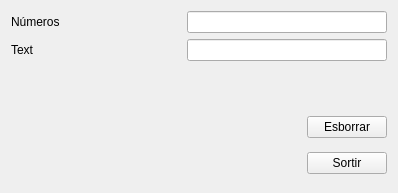
<?xml version="1.0" encoding="UTF-8"?>
<!--(c) FIBerHub, https://fiberhub.tk-->
<ui version="4.0">
 <class>Exercici3</class>
 <widget class="QWidget" name="Exercici3">
  <property name="windowModality">
   <enum>Qt::NonModal</enum>
  </property>
  <property name="geometry">
   <rect>
    <x>0</x>
    <y>0</y>
    <width>398</width>
    <height>193</height>
   </rect>
  </property>
  <property name="windowTitle">
   <string>Número i text</string>
  </property>
  <property name="inputMethodHints">
   <set>Qt::ImhNone</set>
  </property>
  <layout class="QVBoxLayout" name="verticalLayout">
   <item>
    <layout class="QHBoxLayout" name="horizontalLayout_3">
     <item>
      <widget class="QLabel" name="label_3">
       <property name="text">
        <string>Números</string>
       </property>
      </widget>
     </item>
     <item>
      <spacer name="horizontalSpacer_4">
       <property name="orientation">
        <enum>Qt::Horizontal</enum>
       </property>
       <property name="sizeHint" stdset="0">
        <size>
         <width>40</width>
         <height>20</height>
        </size>
       </property>
      </spacer>
     </item>
     <item>
      <widget class="QLineEdit" name="lineEdit">
       <property name="minimumSize">
        <size>
         <width>200</width>
         <height>0</height>
        </size>
       </property>
       <property name="palette">
        <palette>
         <active>
          <colorrole role="Text">
           <brush brushstyle="SolidPattern">
            <color alpha="255">
             <red>255</red>
             <green>0</green>
             <blue>0</blue>
            </color>
           </brush>
          </colorrole>
         </active>
         <inactive>
          <colorrole role="Text">
           <brush brushstyle="SolidPattern">
            <color alpha="255">
             <red>255</red>
             <green>0</green>
             <blue>0</blue>
            </color>
           </brush>
          </colorrole>
         </inactive>
         <disabled>
          <colorrole role="Text">
           <brush brushstyle="SolidPattern">
            <color alpha="255">
             <red>133</red>
             <green>139</green>
             <blue>150</blue>
            </color>
           </brush>
          </colorrole>
         </disabled>
        </palette>
       </property>
       <property name="inputMask">
        <string>9999999999</string>
       </property>
      </widget>
     </item>
    </layout>
   </item>
   <item>
    <layout class="QHBoxLayout" name="horizontalLayout_4">
     <item>
      <widget class="QLabel" name="label_2">
       <property name="text">
        <string>Text</string>
       </property>
      </widget>
     </item>
     <item>
      <spacer name="horizontalSpacer_3">
       <property name="orientation">
        <enum>Qt::Horizontal</enum>
       </property>
       <property name="sizeHint" stdset="0">
        <size>
         <width>40</width>
         <height>20</height>
        </size>
       </property>
      </spacer>
     </item>
     <item>
      <widget class="QLineEdit" name="lineEdit_2">
       <property name="minimumSize">
        <size>
         <width>200</width>
         <height>0</height>
        </size>
       </property>
       <property name="palette">
        <palette>
         <active>
          <colorrole role="Text">
           <brush brushstyle="SolidPattern">
            <color alpha="255">
             <red>0</red>
             <green>0</green>
             <blue>255</blue>
            </color>
           </brush>
          </colorrole>
         </active>
         <inactive>
          <colorrole role="Text">
           <brush brushstyle="SolidPattern">
            <color alpha="255">
             <red>0</red>
             <green>0</green>
             <blue>255</blue>
            </color>
           </brush>
          </colorrole>
         </inactive>
         <disabled>
          <colorrole role="Text">
           <brush brushstyle="SolidPattern">
            <color alpha="255">
             <red>133</red>
             <green>139</green>
             <blue>150</blue>
            </color>
           </brush>
          </colorrole>
         </disabled>
        </palette>
       </property>
       <property name="inputMask">
        <string>aaaaaaaaaa</string>
       </property>
       <property name="maxLength">
        <number>10</number>
       </property>
      </widget>
     </item>
    </layout>
   </item>
   <item>
    <spacer name="verticalSpacer">
     <property name="orientation">
      <enum>Qt::Vertical</enum>
     </property>
     <property name="sizeHint" stdset="0">
      <size>
       <width>20</width>
       <height>143</height>
      </size>
     </property>
    </spacer>
   </item>
   <item>
    <layout class="QHBoxLayout" name="horizontalLayout_2">
     <item>
      <spacer name="horizontalSpacer_2">
       <property name="orientation">
        <enum>Qt::Horizontal</enum>
       </property>
       <property name="sizeHint" stdset="0">
        <size>
         <width>298</width>
         <height>20</height>
        </size>
       </property>
      </spacer>
     </item>
     <item>
      <widget class="QPushButton" name="pushButton_2">
       <property name="text">
        <string>Esborrar</string>
       </property>
      </widget>
     </item>
    </layout>
   </item>
   <item>
    <layout class="QHBoxLayout" name="horizontalLayout">
     <item>
      <spacer name="horizontalSpacer">
       <property name="orientation">
        <enum>Qt::Horizontal</enum>
       </property>
       <property name="sizeHint" stdset="0">
        <size>
         <width>298</width>
         <height>38</height>
        </size>
       </property>
      </spacer>
     </item>
     <item>
      <widget class="QPushButton" name="pushButton">
       <property name="text">
        <string>Sortir</string>
       </property>
      </widget>
     </item>
    </layout>
   </item>
  </layout>
 </widget>
 <resources/>
 <connections>
  <connection>
   <sender>pushButton</sender>
   <signal>clicked()</signal>
   <receiver>Exercici3</receiver>
   <slot>close()</slot>
   <hints>
    <hint type="sourcelabel">
     <x>319</x>
     <y>276</y>
    </hint>
    <hint type="destinationlabel">
     <x>180</x>
     <y>249</y>
    </hint>
   </hints>
  </connection>
  <connection>
   <sender>pushButton_2</sender>
   <signal>clicked()</signal>
   <receiver>lineEdit</receiver>
   <slot>clear()</slot>
   <hints>
    <hint type="sourcelabel">
     <x>357</x>
     <y>226</y>
    </hint>
    <hint type="destinationlabel">
     <x>343</x>
     <y>22</y>
    </hint>
   </hints>
  </connection>
  <connection>
   <sender>pushButton_2</sender>
   <signal>clicked()</signal>
   <receiver>lineEdit_2</receiver>
   <slot>clear()</slot>
   <hints>
    <hint type="sourcelabel">
     <x>316</x>
     <y>229</y>
    </hint>
    <hint type="destinationlabel">
     <x>254</x>
     <y>50</y>
    </hint>
   </hints>
  </connection>
 </connections>
</ui>
